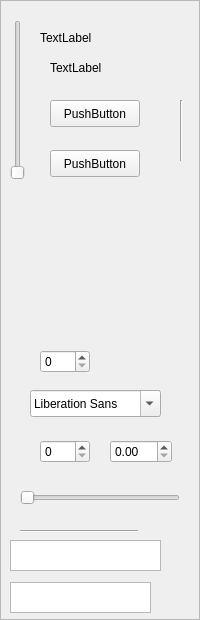
<?xml version="1.0" encoding="UTF-8"?>
<ui version="4.0">
 <class>Form</class>
 <widget class="QWidget" name="Form">
  <property name="geometry">
   <rect>
    <x>0</x>
    <y>0</y>
    <width>200</width>
    <height>620</height>
   </rect>
  </property>
  <property name="minimumSize">
   <size>
    <width>200</width>
    <height>0</height>
   </size>
  </property>
  <property name="maximumSize">
   <size>
    <width>200</width>
    <height>16777215</height>
   </size>
  </property>
  <property name="windowTitle">
   <string>Form</string>
  </property>
  <layout class="QVBoxLayout" name="verticalLayout">
   <property name="margin">
    <number>0</number>
   </property>
   <item>
    <widget class="QFrame" name="frame">
     <property name="minimumSize">
      <size>
       <width>200</width>
       <height>0</height>
      </size>
     </property>
     <property name="maximumSize">
      <size>
       <width>200</width>
       <height>16777215</height>
      </size>
     </property>
     <property name="frameShape">
      <enum>QFrame::StyledPanel</enum>
     </property>
     <property name="frameShadow">
      <enum>QFrame::Raised</enum>
     </property>
     <widget class="QLabel" name="labelSnapshotThumbnail">
      <property name="geometry">
       <rect>
        <x>30</x>
        <y>220</y>
        <width>131</width>
        <height>91</height>
       </rect>
      </property>
      <property name="text">
       <string/>
      </property>
      <property name="pixmap">
       <pixmap resource="oct_gallery_resources.qrc">:/website/images/oct_gallery/Finger1.png</pixmap>
      </property>
      <property name="scaledContents">
       <bool>true</bool>
      </property>
     </widget>
     <widget class="QPushButton" name="pushButton">
      <property name="geometry">
       <rect>
        <x>50</x>
        <y>150</y>
        <width>90</width>
        <height>27</height>
       </rect>
      </property>
      <property name="text">
       <string>PushButton</string>
      </property>
     </widget>
     <widget class="QSpinBox" name="spinBox">
      <property name="geometry">
       <rect>
        <x>40</x>
        <y>350</y>
        <width>50</width>
        <height>23</height>
       </rect>
      </property>
     </widget>
     <widget class="QFontComboBox" name="fontComboBox">
      <property name="geometry">
       <rect>
        <x>30</x>
        <y>390</y>
        <width>131</width>
        <height>27</height>
       </rect>
      </property>
     </widget>
     <widget class="QSpinBox" name="spinBox_2">
      <property name="geometry">
       <rect>
        <x>40</x>
        <y>440</y>
        <width>50</width>
        <height>23</height>
       </rect>
      </property>
     </widget>
     <widget class="QSlider" name="horizontalSlider">
      <property name="geometry">
       <rect>
        <x>20</x>
        <y>490</y>
        <width>160</width>
        <height>16</height>
       </rect>
      </property>
      <property name="orientation">
       <enum>Qt::Horizontal</enum>
      </property>
     </widget>
     <widget class="QSlider" name="verticalSlider">
      <property name="geometry">
       <rect>
        <x>10</x>
        <y>20</y>
        <width>16</width>
        <height>160</height>
       </rect>
      </property>
      <property name="orientation">
       <enum>Qt::Vertical</enum>
      </property>
     </widget>
     <widget class="QLabel" name="label">
      <property name="geometry">
       <rect>
        <x>40</x>
        <y>30</y>
        <width>59</width>
        <height>15</height>
       </rect>
      </property>
      <property name="text">
       <string>TextLabel</string>
      </property>
     </widget>
     <widget class="QLabel" name="label_2">
      <property name="geometry">
       <rect>
        <x>50</x>
        <y>60</y>
        <width>59</width>
        <height>15</height>
       </rect>
      </property>
      <property name="text">
       <string>TextLabel</string>
      </property>
     </widget>
     <widget class="Line" name="line">
      <property name="geometry">
       <rect>
        <x>20</x>
        <y>530</y>
        <width>118</width>
        <height>3</height>
       </rect>
      </property>
      <property name="orientation">
       <enum>Qt::Horizontal</enum>
      </property>
     </widget>
     <widget class="Line" name="line_2">
      <property name="geometry">
       <rect>
        <x>180</x>
        <y>100</y>
        <width>3</width>
        <height>61</height>
       </rect>
      </property>
      <property name="orientation">
       <enum>Qt::Vertical</enum>
      </property>
     </widget>
     <widget class="QTextEdit" name="textEdit">
      <property name="geometry">
       <rect>
        <x>10</x>
        <y>540</y>
        <width>151</width>
        <height>31</height>
       </rect>
      </property>
     </widget>
     <widget class="QPlainTextEdit" name="plainTextEdit">
      <property name="geometry">
       <rect>
        <x>10</x>
        <y>582</y>
        <width>141</width>
        <height>31</height>
       </rect>
      </property>
     </widget>
     <widget class="QDoubleSpinBox" name="doubleSpinBox">
      <property name="geometry">
       <rect>
        <x>110</x>
        <y>440</y>
        <width>62</width>
        <height>23</height>
       </rect>
      </property>
     </widget>
     <widget class="QPushButton" name="pushButton_2">
      <property name="geometry">
       <rect>
        <x>50</x>
        <y>100</y>
        <width>90</width>
        <height>27</height>
       </rect>
      </property>
      <property name="text">
       <string>PushButton</string>
      </property>
     </widget>
    </widget>
   </item>
  </layout>
 </widget>
 <resources>
  <include location="oct_gallery_resources.qrc"/>
 </resources>
 <connections/>
</ui>
